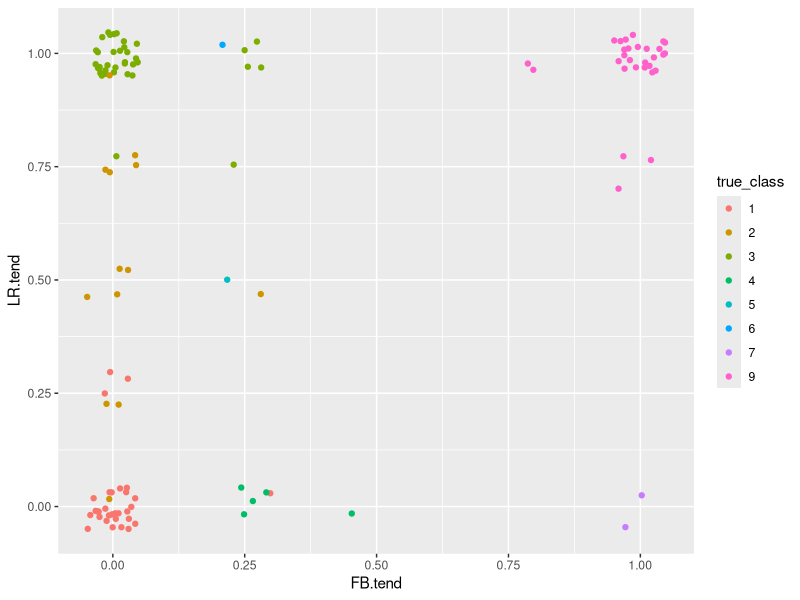

The R script that drew this image:
library(dplyr)
library(ggplot2)


make_subj <- function(class, obs_per_trial) {
  # creates a subject of a given class and with number obs_per_trial for each targetPos
  subj <- c()
  nam <- c()
  for (pos in c('B', 'F', 'L', 'R')){
    p1 <- class_prob[[class]][1]
    p2 <- class_prob[[class]][2]
    prob <- ifelse(pos == 'B' | pos == 'F', p1, p2)
    for (i in 1:obs_per_trial){
      vec <- rbinom(1, 1,prob)
      nam <- cbind(nam, paste(pos,i,sep = ""))
      subj <- cbind(subj,vec)
    }
  }
  subj <- cbind(subj, class)
  nam <- cbind(nam, 'true_class')
  colnames(subj)<- nam
  
  return(subj)
}


gen_data <- function(size, obs_per_trial, c_dist, c_prob){
  # generate the data with given parameters and adds a column true class
  # size : how many subjects will be generated
  # obs_per_trial : how many trails from the same perspective for each subject
  # c_dist : Probability-list of subject being in a certain class (influences number points per cluster)
  # c_prob : probabilities for egocentric choice for the classes (influences where the clusters are)
  c_dist <- c_dist/sum(c_dist)
  subject_classes <- sample(seq(9) , size, replace=TRUE, prob=c_dist)
  df <- data.frame(matrix(ncol = 4*obs_per_trial, nrow = 0))  
  
  for (class in subject_classes){
    subj <- make_subj(class, obs_per_trial)
    #subj <- c(subj, class)
    df <- rbind(df,subj)
  }
  
  df<- df %>%
    mutate('ego.tend' = rowSums(df)/(4*obs_per_trial))%>%
    mutate('FB.tend' = rowSums(df[1:(2*obs_per_trial)])/(2*obs_per_trial))%>%
    mutate('LR.tend' = rowSums(df[(2*obs_per_trial+1):(4*obs_per_trial)])/(2*obs_per_trial))
  df$true_class <- factor(df$true_class)  
    return(df)
}

## Creating a class probability distributions
# The underlying probabilities for a subject of a certain class, to choose ego-
# centric for front-back and. Each list entry represents a class and works as follows:
# c( P(egocentric|FB), P(egocentric|LR) )
low <- 0.02
mid <- 0.5
high <- 0.98

class_prob <- list(c(low, low),c(low, mid), c(low, high),
                   c(mid, low), c(mid, mid), c(mid, high),
                   c(high, low), c(high, mid), c(high, high))

# Class distribution reflect the proportion or size of the classes in the population
# class_dist will be scaled later so can also be of ratio (1,1,1,1,2,2,2,2,4) <-
# Classes 5,6,7 or 8 have on average double the amount of subjects of classes 1,2,3 or 4
# Class 9 is 4 times as big as classes 1,2,3 or 4

# The class centroids are on the FB-LR-trend graph are located like this
#   3 6 9
#   2 5 8
#   1 4 7

# Trying to recreate the class sizes from the experiment
#               1   2   3    4   5   6    7    8     9
class_dist <- c(10, 3 , 12,  1 , 1,  1 , 0.5 , 0.5 , 10)


# generate the data
n_subjects = 120
obs_per_trial = 2

test_df <- gen_data(n_subjects, obs_per_trial, class_dist, class_prob)

# Plot with true classes
ggplot(test_df, aes(FB.tend,LR.tend, color=true_class)) +
  geom_jitter(width=0.05, height=0.05)




